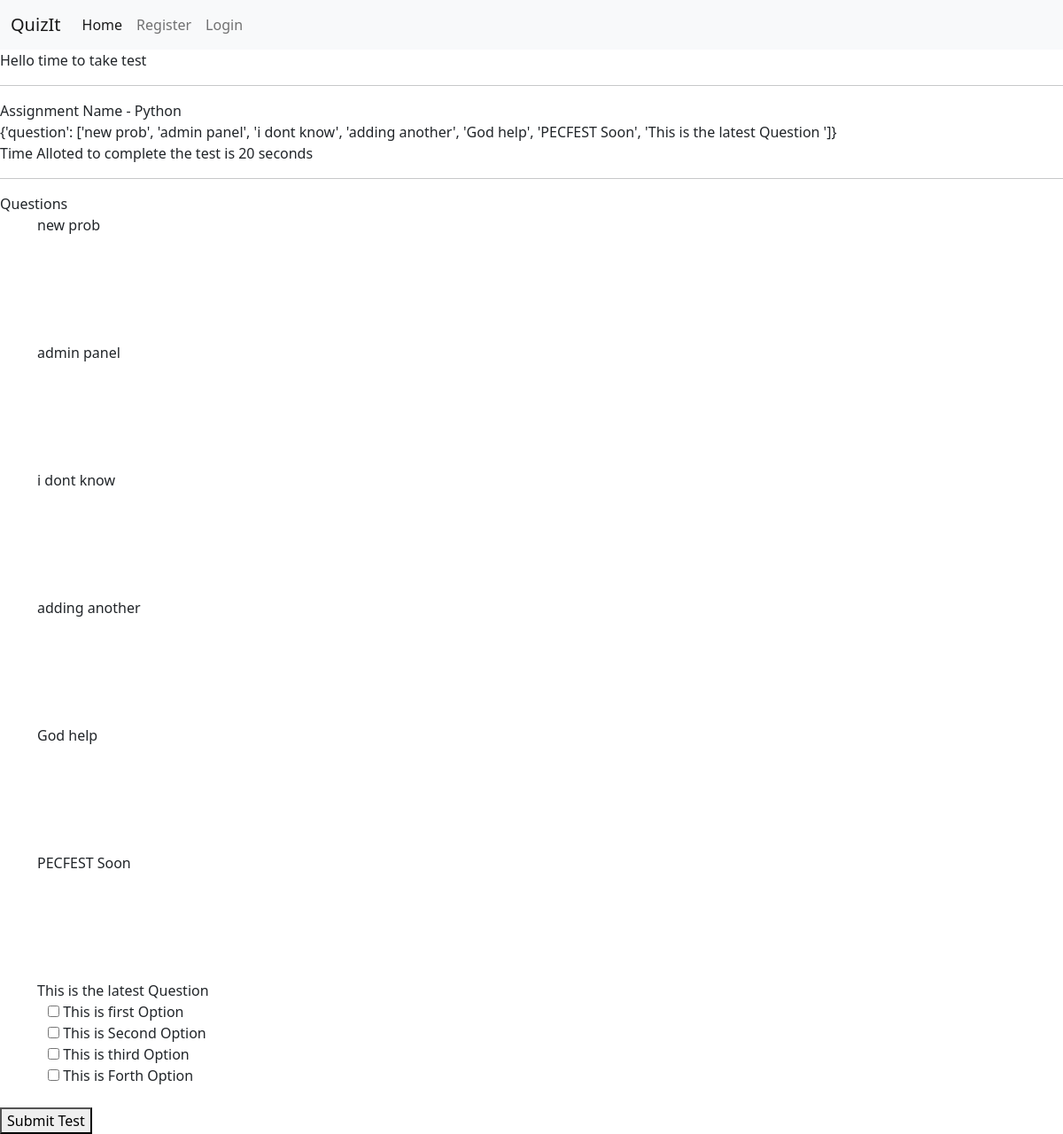
Page /assessments/test/13/ on the committed database.
### quiz/models.py (models this page shows, shortened)
class Assessment(models.Model):
    user = models.ForeignKey(User, null=False, on_delete=models.CASCADE)
    name = models.CharField(max_length=255, default="Exam")
    duration = models.IntegerField()
    time = models.DateTimeField(auto_now_add=True)

class QuestionSet(models.Model):
    assessment = models.ForeignKey(
        Assessment, null=False, on_delete=models.CASCADE)
    section = models.ForeignKey(Section, null=False, on_delete=models.CASCADE)
    questionTitle = models.CharField(
        max_length=1023, default="question statement")
    mark = models.IntegerField()

class OptionSet(models.Model):
    Question = models.ForeignKey(
        QuestionSet, null=True, on_delete=models.CASCADE)
    optionStatement = models.CharField(max_length=1023)
    correct = models.BooleanField(default=False)

### quiz/views.py (the view)
# urls.py: path('assessments/test/<int:pk>/', testAssessment, name="testAssessment"),
def testAssessment(request, pk):
    assessment = Assessment.objects.get(id=pk)
    questions = QuestionSet.objects.filter(assessment=assessment)
    options = OptionSet.objects.all()
    data = {'question': []}
    for ques in questions:
        data['question'].append(ques.questionTitle)
        print(ques.questionTitle)
    print(data)
    return render(request, 'takeTest.html', {"assessment": assessment, "questions": questions, "options": options, 'data': data})

### quiz/templates/takeTest.html (shortened to what this page needs)
{% extends 'base.html' %} {% block content %} Hello time to take test
<hr />
Assignment Name - {{assessment.name}}
<br>
{{data}}
<br>
Time Alloted to complete the test is {{assessment.duration}} seconds
<hr />
        Questions
<br />
<div class="container">
    {% for ques in questions %}
    {{ques.questionTitle}}
    <br>
    <div class="container">
        {% for opt in options %}
        {% if ques == opt.Question %}
        <input type="checkbox" id="{{ques.pk}}-{{opt.pk}}">
        <label for="vehicle1"> {{opt.optionStatement}}</label><br>
        {% else %}
        <br>
        {% endif %}
        {% endfor %}
    </div>
    <br />
    {% endfor %}
</div>
<button onclick="myFunction()">Submit Test</button>
{% endblock content%}

### rows in the picture
Assessment: name "Python", duration "20"
QuestionSet: questionTitle "new prob"
QuestionSet: questionTitle "admin panel"
QuestionSet: questionTitle "i dont know"
QuestionSet: questionTitle "adding another"
QuestionSet: questionTitle "God help"
QuestionSet: questionTitle "PECFEST Soon"
QuestionSet: questionTitle "This is the latest Question"
OptionSet: optionStatement "This is first Option"
OptionSet: optionStatement "This is Second Option"
OptionSet: optionStatement "This is third Option"
OptionSet: optionStatement "This is Forth Option"

### other values in the picture
{{ data }} "{'question': ['new prob', 'admin panel', 'i dont know', 'adding another', 'God help', 'PECFEST Soon', 'This is the latest Question ']}"
